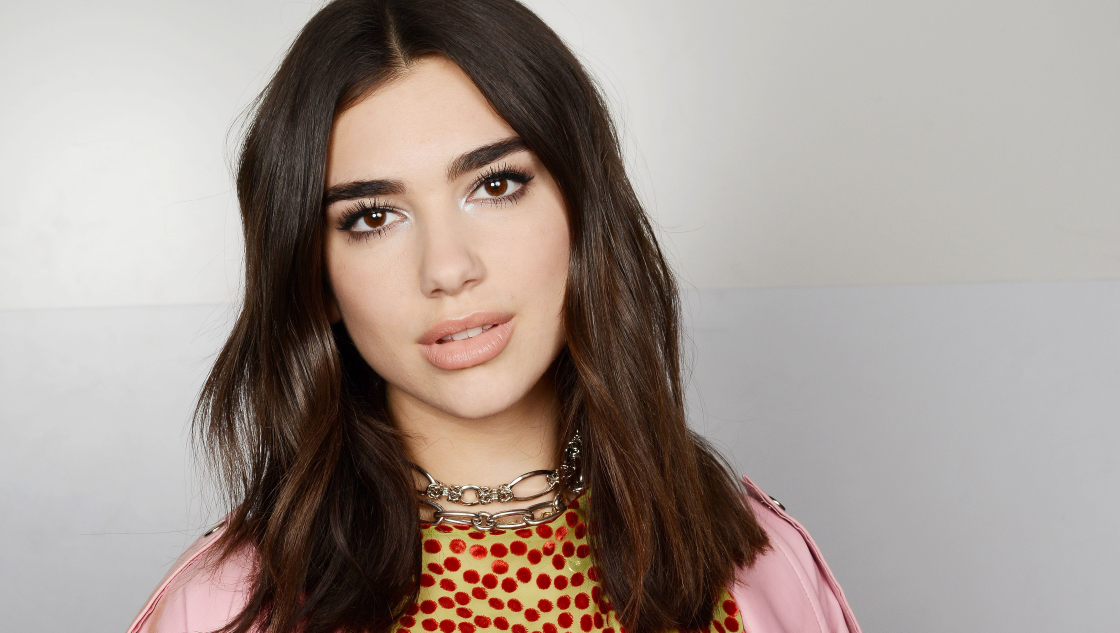
#> input picture Python/img.jpg, 4480 x 2531 px, given in place of the camera (shown at 1/4 size)
$ jupyter execute --allow-errors 'Magic Pen.ipynb'
#> lines starting #> are read from the running program, lines starting #| are printed output that depends on the picture; after the words box and inside, x2 and y2 are one past the last pixel; in counts of white or black regions, pixels touching at a corner belong together
#> further down, frame is the input picture: shape (2531, 4480, 3); mean B, G, R 143.6, 150.4, 162.8
#> `frame = cv2.flip(frame,1)`:
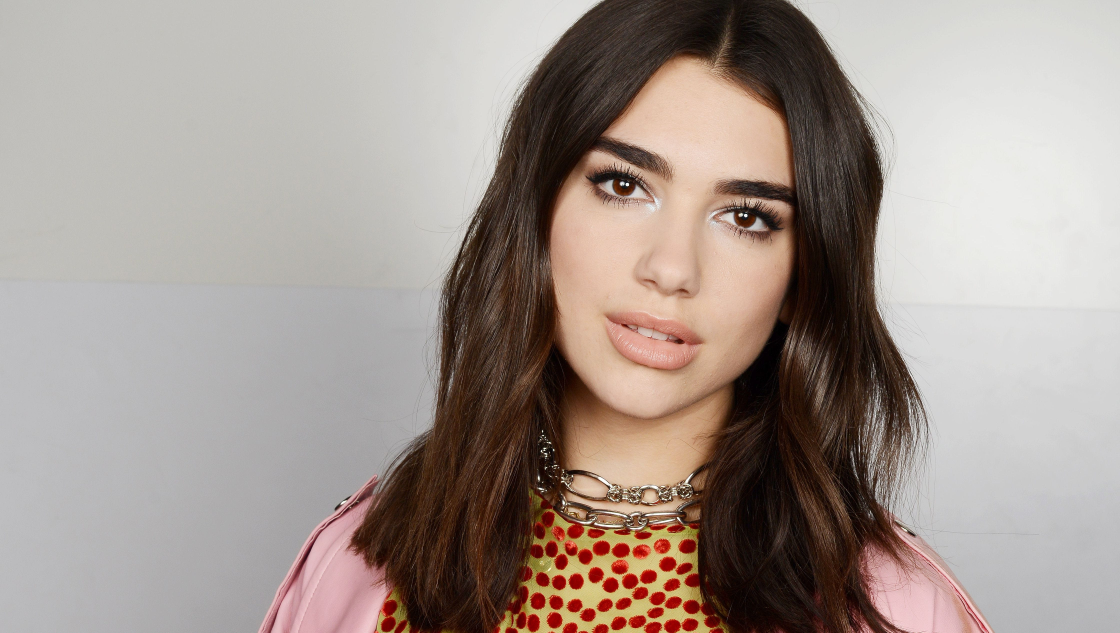
#> frame: shape (2531, 4480, 3) (shown at 1/4 size); mean B, G, R 143.6, 150.4, 162.8
#> `hsv = cv2.cvtColor(frame,cv2.COLOR_BGR2HSV)`: hsv: shape (2531, 4480, 3); mean H, S, V 39.2, 53.9, 163
#> `mask = cv2.inRange(hsv,Lower,Upper)`:
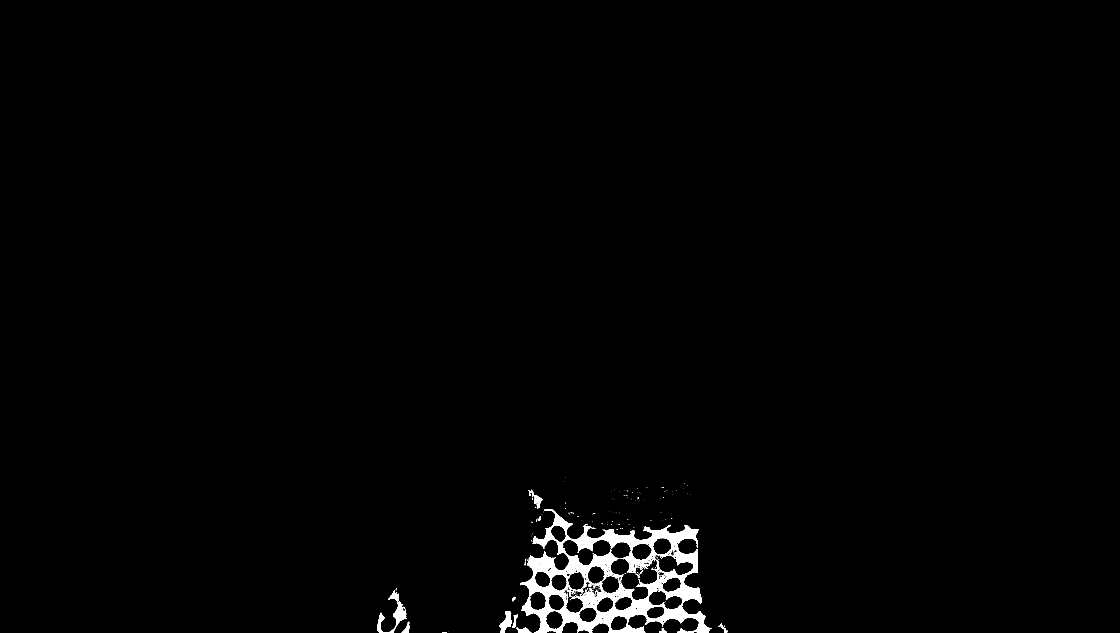
#> mask: shape (2531, 4480) (shown at 1/4 size); 1.1% white; 428 white regions (388 under 20 px), largest, box (x1, y1, x2, y2) and area: (2081, 2037, 2848, 2531) 109103, (1508, 2368, 1625, 2531) 4296, (1996, 2444, 2045, 2531) 2177
#> `mask = cv2.erode(mask,kernel,iterations = 2)`:
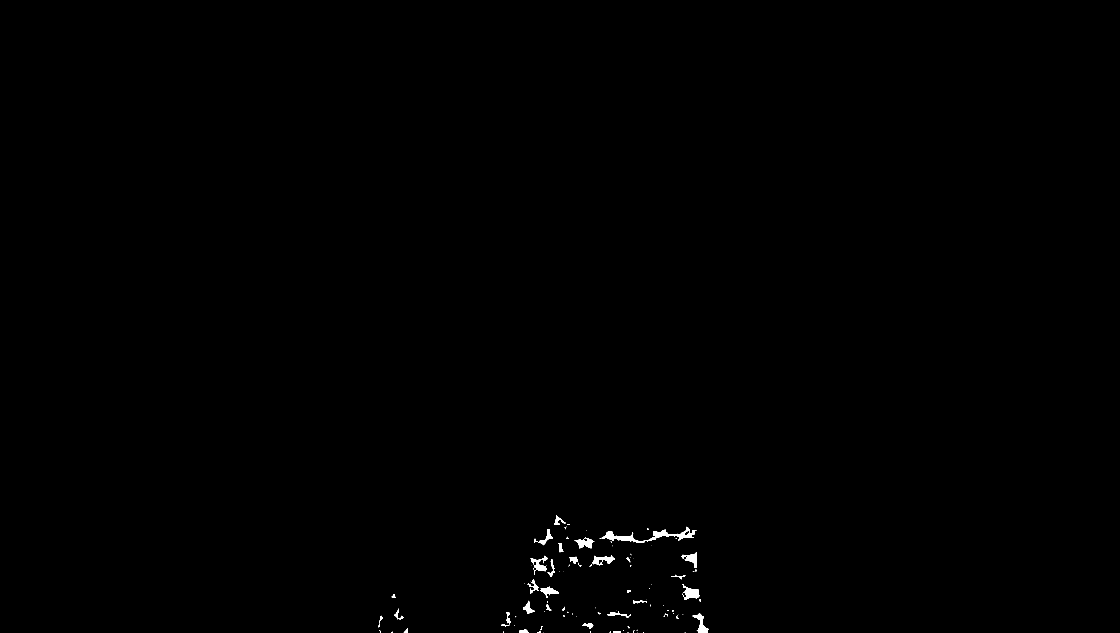
#> mask: shape (2531, 4480) (shown at 1/4 size); 0.23% white; 114 white regions (64 under 20 px), largest, box (x1, y1, x2, y2) and area: (2405, 2107, 2787, 2172) 5656, (2728, 2336, 2798, 2398) 2147, (2771, 2452, 2835, 2531) 1747
#> `final = cv2.morphologyEx(mask,cv2.MORPH_OPEN,kernel)`: final: shape (2531, 4480); 0.21% white; 51 white regions, largest, box (x1, y1, x2, y2) and area: (2412, 2124, 2577, 2171) 2566, (2736, 2350, 2796, 2398) 2013, (2774, 2455, 2833, 2531) 1711
#> `final  = cv2.dilate(mask,kernel,iterations = 1)`:
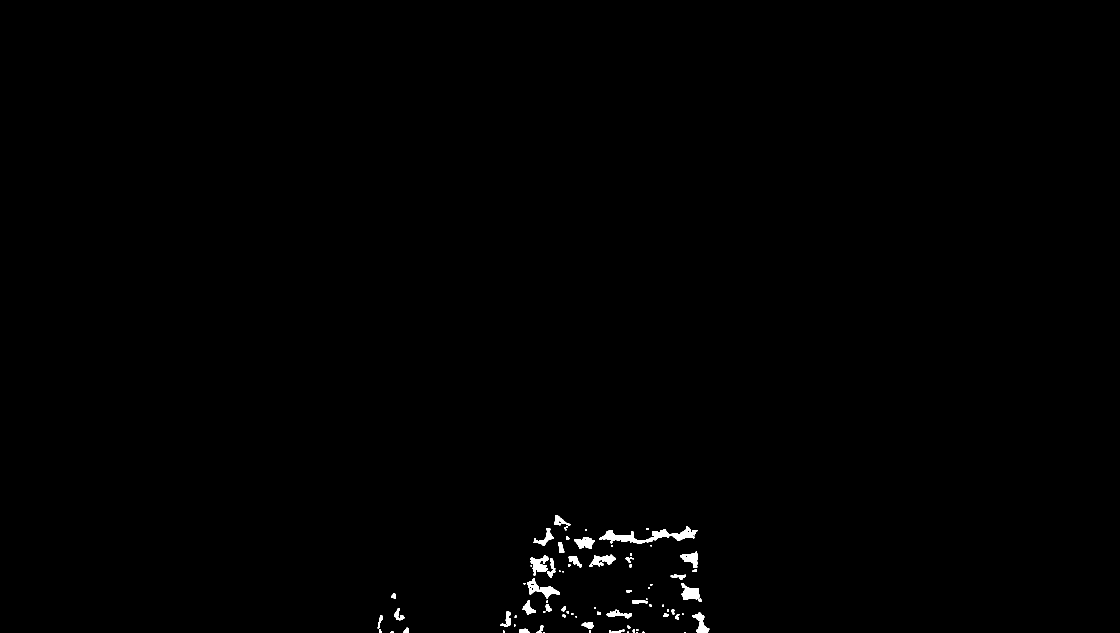
#> final: shape (2531, 4480) (shown at 1/4 size); 0.39% white; 87 white regions (2 under 20 px)
#> `contours,_ = cv2.findContours(final,cv2.RETR_EXTERNAL,cv2.CHAIN_APPROX..`: contours = 87 contours, 11 with area under 20; largest, box (x1, y1, x2, y2) and area: (2396, 2105, 2789, 2174) 7995, (2726, 2334, 2800, 2400) 2796, (2120, 2221, 2194, 2302) 2622, (2356, 2219, 2462, 2268) 2462, (2296, 2148, 2380, 2196) 2254
#> `cnt = max(contours,key = cv2.contourArea)`: cnt = contour of 1088 points, box (x1, y1, x2, y2) (2396, 2105, 2789, 2174), area 7995
#> `x,y,width,height = cv2.boundingRect(cnt)`: x = 2396; y = 2105; width = 393; height = 69
#> `x0,y0 = x+width//2,y+height//2`: x0 = 2592; y0 = 2139
[cell 1]
#Importing Necessary projects
import cv2
import numpy as np

[cell 2]
#Creating the video capture object
cap = cv2.VideoCapture(0)

#Defining upper and lower ranges for yellow color
Lower = np.array([20, 100, 100])
Upper = np.array([30, 255, 255])

#Defining kernel for Morphological operators
kernel = np.ones((5,5),np.uint8)
#Defining starting point
x0,y0 = -1,-1


#Creating an empty image / white background with the same frame size
temp = np.ones((480, 640, 3),dtype = np.uint8)
temp = temp*255

#> (the rest of this cell did not finish here and is left out)
